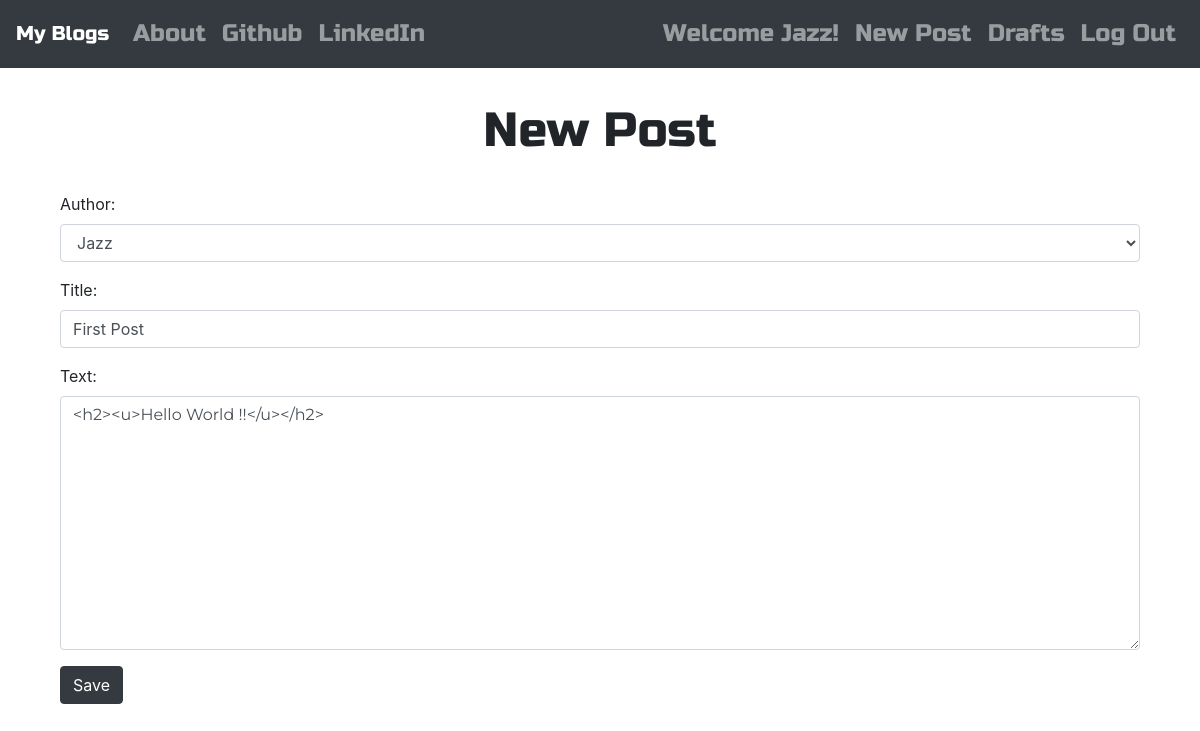
/post/4/edit/ (signed in), run on the app's committed database.
### blog/models.py (models this page shows, shortened)
class Post(models.Model):
    author = models.ForeignKey('auth.User', on_delete=models.CASCADE)
    title = models.CharField(max_length=200)
    text = models.TextField()
    created_date = models.DateTimeField(default=timezone.now())
    published_date  = models.DateTimeField(blank=True, null=True)

### blog/views.py (the view)
# urls.py: path('post/<int:pk>/edit/', views.PostUpdateView.as_view(), name="post_edit"),
class PostUpdateView(LoginRequiredMixin, UpdateView):
    login_url = '/login/'
    redirect_field_name = 'blog/post_detail.html'
    model = Post
    form_class = PostForm

### blog/forms.py
class PostForm(forms.ModelForm):
    class Meta:
        model = Post
        fields = ('author','title','text')
        widgets = {
            'title' : forms.TextInput(attrs={'class':'textinputclass form-control'}),
            'text' : forms.Textarea(attrs={'class':'editable medium-editor-textarea postcontent form-control'}),
            'author' : forms.Select(attrs={'class':'form-control'})
        }

### blog/templates/blog/post_form.html (shortened to what this page needs)
{% extends 'blog/base.html' %}
{% block content %}
<h1 class="text-center posttitle">New Post</h1><br />
<form class="post-form" method="POST">
  {{ form.as_p }}
  <button type="submit" class="btn btn-dark save" name="button">Save</button>
</form>
{% endblock %}

### blog/templates/blog/base.html (shortened to what this page needs)
<!DOCTYPE html>
{% load staticfiles %}
<html lang="en" dir="ltr">
  <head>
    <link rel="stylesheet" href="https://stackpath.bootstrapcdn.com/bootstrap/4.3.1/css/bootstrap.min.css">
    <link rel="stylesheet" href="//cdn.jsdelivr.net/npm/medium-editor@latest/dist/css/medium-editor.min.css" type="text/css" media="screen" charset="utf-8">
    <link rel="stylesheet" href="{% static 'css/blog.css' %}">
    <link href="https://stackpath.bootstrapcdn.com/font-awesome/4.7.0/css/font-awesome.min.css" rel="stylesheet">
  </head>
  <body>
    <nav class="navbar navbar-expand-sm techfont navbar-dark bg-dark">
        <a class="navbar-brand" href="{% url 'blog:post_list' %}">My Blogs</a>
        <div class="collapse navbar-collapse" id="collapsibleNavId">
            <ul class="navbar-nav mr-auto">
                <li class="nav-item">
                    <a class="nav-link" href="{% url 'blog:about' %}">About</a>
                </li>
                <li class="nav-item">
                    <a class="nav-link" href="https://www.github.com">Github</a>
                </li>
                <li class="nav-item">
                    <a class="nav-link" href="https://www.linkedin.com">LinkedIn</a>
                </li>
            </ul>
            <ul class="navbar-nav ml-auto mt-2 mt-lg-0">
              {% if user.is_authenticated %}
                <li class="nav-item">
                    <a class="nav-link">Welcome {{user.username}}!</a>
                </li>
                <li class="nav-item">
                    <a class="nav-link" href="{% url 'blog:post_new' %}">New Post</a>
                </li>
                <li class="nav-item">
                    <a class="nav-link" href="{% url 'blog:post_draft_list' %}">Drafts</a>
                </li>
                <li class="nav-item">
                    <a class="nav-link" href="{% url 'logout' %}">Log Out</a>
                </li>
              {% else %}
                <li class="nav-item active">
                    <a class="nav-link" href="{% url 'login' %}?next=/"><span class="fa fa-user"></span></a>
                </li>
              {% endif %}
            </ul>
        </div>
    </nav>
    <div class="container">
      <div class="row">
        <div class="col-md-12 ">
          <div class="blog_posts">
            <div class="container">
              <br />
              {% block content %}
              {% endblock %}
            </div>
          </div>
        </div>
      </div>
    </div>
  </body>
</html>

### blog/static/css/blog.css (style rules this page uses)
.techfont { font-family: 'Russo One', sans-serif; font-size: 1.5em; margin-bottom: 10px; }
.posttitle { font-family: 'Russo One', sans-serif; font-size: 3em; }
.postcontent { font-family: 'Montserrat'; }

### data on the page
Post: author "Jazz", title "First Post", text "<h2><u>Hello World !!</u></h2>"

### other printed values
{{ user.username }} "Jazz"
